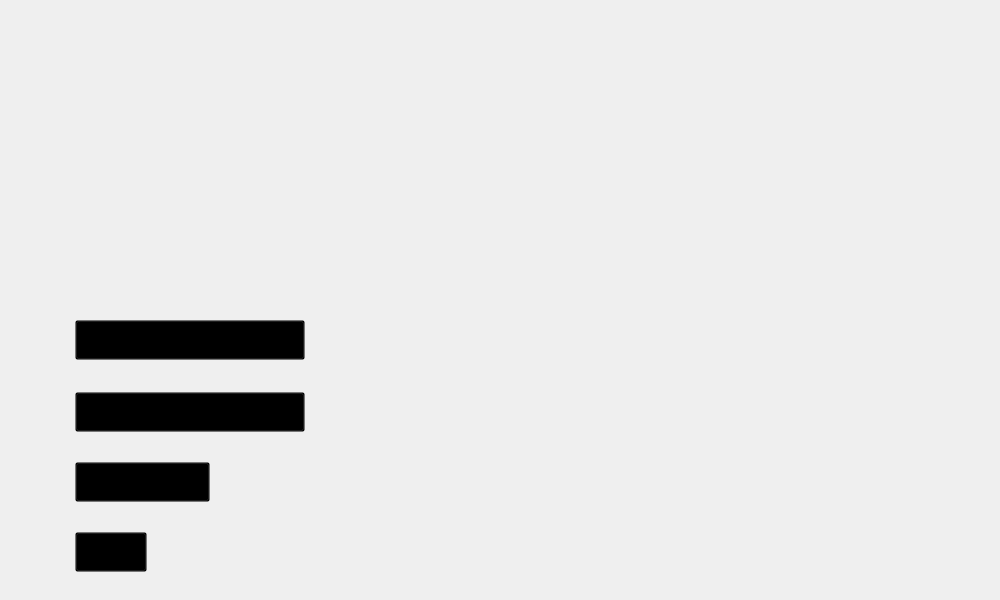
<?xml version="1.0" encoding="UTF-8"?>
<ui version="4.0">
 <class>Menu</class>
 <widget class="QMainWindow" name="Menu">
  <property name="geometry">
   <rect>
    <x>0</x>
    <y>0</y>
    <width>1000</width>
    <height>600</height>
   </rect>
  </property>
  <property name="minimumSize">
   <size>
    <width>1000</width>
    <height>600</height>
   </size>
  </property>
  <property name="maximumSize">
   <size>
    <width>1000</width>
    <height>600</height>
   </size>
  </property>
  <property name="windowTitle">
   <string>Menu Principal</string>
  </property>
  <property name="windowIcon">
   <iconset>
    <normaloff>../image/toy_freddy.png</normaloff>../image/toy_freddy.png</iconset>
  </property>
  <widget class="QWidget" name="centralwidget">
   <widget class="QLabel" name="lb_background">
    <property name="geometry">
     <rect>
      <x>0</x>
      <y>0</y>
      <width>1000</width>
      <height>600</height>
     </rect>
    </property>
    <property name="text">
     <string/>
    </property>
    <property name="pixmap">
     <pixmap>../screen/background_menu.png</pixmap>
    </property>
    <property name="scaledContents">
     <bool>true</bool>
    </property>
   </widget>
   <widget class="QPushButton" name="btn_forca">
    <property name="geometry">
     <rect>
      <x>75</x>
      <y>320</y>
      <width>230</width>
      <height>40</height>
     </rect>
    </property>
    <property name="cursor">
     <cursorShape>PointingHandCursor</cursorShape>
    </property>
    <property name="styleSheet">
     <string notr="true">background: transparent;</string>
    </property>
    <property name="text">
     <string/>
    </property>
   </widget>
   <widget class="QPushButton" name="btn_velha">
    <property name="geometry">
     <rect>
      <x>75</x>
      <y>392</y>
      <width>230</width>
      <height>40</height>
     </rect>
    </property>
    <property name="cursor">
     <cursorShape>PointingHandCursor</cursorShape>
    </property>
    <property name="styleSheet">
     <string notr="true">background: transparent;</string>
    </property>
    <property name="text">
     <string/>
    </property>
   </widget>
   <widget class="QPushButton" name="btn_jokenpo">
    <property name="geometry">
     <rect>
      <x>75</x>
      <y>462</y>
      <width>135</width>
      <height>40</height>
     </rect>
    </property>
    <property name="cursor">
     <cursorShape>PointingHandCursor</cursorShape>
    </property>
    <property name="styleSheet">
     <string notr="true">background: transparent;</string>
    </property>
    <property name="text">
     <string/>
    </property>
   </widget>
   <widget class="QPushButton" name="btn_sair">
    <property name="geometry">
     <rect>
      <x>75</x>
      <y>532</y>
      <width>72</width>
      <height>40</height>
     </rect>
    </property>
    <property name="cursor">
     <cursorShape>PointingHandCursor</cursorShape>
    </property>
    <property name="styleSheet">
     <string notr="true">background: transparent;</string>
    </property>
    <property name="text">
     <string/>
    </property>
   </widget>
  </widget>
 </widget>
 <resources/>
 <connections/>
</ui>
